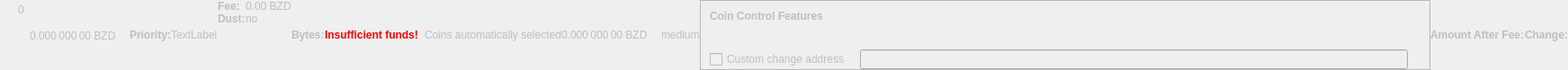
    <widget class="QWidget" name="dummyHideWidget" native="true">
     <property name="enabled">
      <bool>false</bool>
     </property>
     <property name="maximumSize">
      <size>
       <width>100</width>
       <height>22</height>
      </size>
     </property>
     <layout class="QHBoxLayout" name="dummyHideLayout">
      <property name="spacing">
       <number>0</number>
      </property>
      <property name="leftMargin">
       <number>0</number>
      </property>
      <property name="topMargin">
       <number>0</number>
      </property>
      <property name="rightMargin">
       <number>0</number>
      </property>
      <property name="bottomMargin">
       <number>0</number>
      </property>
      <item>
       <layout class="QFormLayout" name="formLayoutCoinControl1">
        <property name="horizontalSpacing">
         <number>10</number>
        </property>
        <property name="verticalSpacing">
         <number>14</number>
        </property>
        <property name="leftMargin">
         <number>10</number>
        </property>
        <property name="topMargin">
         <number>4</number>
        </property>
        <property name="rightMargin">
         <number>6</number>
        </property>
        <item row="0" column="1">
         <widget class="QLabel" name="labelCoinControlBytes">
          <property name="cursor">
           <cursorShape>IBeamCursor</cursorShape>
          </property>
          <property name="contextMenuPolicy">
           <enum>Qt::ActionsContextMenu</enum>
          </property>
          <property name="text">
           <string notr="true">0</string>
          </property>
          <property name="textInteractionFlags">
           <set>Qt::LinksAccessibleByMouse|Qt::TextSelectableByKeyboard|Qt::TextSelectableByMouse</set>
          </property>
         </widget>
        </item>
       </layout>
      </item>
      <item>
       <widget class="QLabel" name="labelCoinControlAfterFee">
        <property name="enabled">
         <bool>false</bool>
        </property>
        <property name="sizePolicy">
         <sizepolicy hsizetype="Fixed" vsizetype="Fixed">
          <horstretch>0</horstretch>
          <verstretch>0</verstretch>
         </sizepolicy>
        </property>
        <property name="minimumSize">
         <size>
          <width>111</width>
          <height>12</height>
         </size>
        </property>
        <property name="maximumSize">
         <size>
          <width>111</width>
          <height>12</height>
         </size>
        </property>
        <property name="cursor">
         <cursorShape>IBeamCursor</cursorShape>
        </property>
        <property name="contextMenuPolicy">
         <enum>Qt::ActionsContextMenu</enum>
        </property>
        <property name="text">
         <string notr="true">0.000 000 00 BZD</string>
        </property>
        <property name="textInteractionFlags">
         <set>Qt::LinksAccessibleByMouse|Qt::TextSelectableByKeyboard|Qt::TextSelectableByMouse</set>
        </property>
       </widget>
      </item>
      <item>
       <widget class="QLabel" name="labelCoinControlPriorityText">
        <property name="enabled">
         <bool>false</bool>
        </property>
        <property name="font">
         <font>
          <weight>75</weight>
          <bold>true</bold>
         </font>
        </property>
        <property name="text">
         <string>Priority:</string>
        </property>
       </widget>
      </item>
      <item>
       <layout class="QHBoxLayout" name="horizontalLayout">
        <item>
         <widget class="QLabel" name="WarningLabel">
          <property name="text">
           <string>TextLabel</string>
          </property>
         </widget>
        </item>
       </layout>
      </item>
      <item>
       <layout class="QFormLayout" name="formLayoutCoinControl3">
        <property name="horizontalSpacing">
         <number>0</number>
        </property>
        <property name="verticalSpacing">
         <number>0</number>
        </property>
        <property name="leftMargin">
         <number>0</number>
        </property>
        <property name="topMargin">
         <number>0</number>
        </property>
        <property name="rightMargin">
         <number>0</number>
        </property>
        <item row="0" column="0">
         <widget class="QLabel" name="labelCoinControlFeeText">
          <property name="enabled">
           <bool>false</bool>
          </property>
          <property name="font">
           <font>
            <weight>75</weight>
            <bold>true</bold>
           </font>
          </property>
          <property name="text">
           <string>Fee:</string>
          </property>
          <property name="margin">
           <number>0</number>
          </property>
         </widget>
        </item>
        <item row="0" column="1">
         <widget class="QLabel" name="labelCoinControlFee">
          <property name="enabled">
           <bool>false</bool>
          </property>
          <property name="cursor">
           <cursorShape>IBeamCursor</cursorShape>
          </property>
          <property name="contextMenuPolicy">
           <enum>Qt::ActionsContextMenu</enum>
          </property>
          <property name="text">
           <string notr="true">0.00 BZD</string>
          </property>
          <property name="textInteractionFlags">
           <set>Qt::LinksAccessibleByMouse|Qt::TextSelectableByKeyboard|Qt::TextSelectableByMouse</set>
          </property>
         </widget>
        </item>
        <item row="1" column="0">
         <widget class="QLabel" name="labelCoinControlLowOutputText">
          <property name="enabled">
           <bool>false</bool>
          </property>
          <property name="font">
           <font>
            <weight>75</weight>
            <bold>true</bold>
           </font>
          </property>
          <property name="text">
           <string>Dust:</string>
          </property>
         </widget>
        </item>
        <item row="1" column="1">
         <widget class="QLabel" name="labelCoinControlLowOutput">
          <property name="enabled">
           <bool>false</bool>
          </property>
          <property name="cursor">
           <cursorShape>IBeamCursor</cursorShape>
          </property>
          <property name="contextMenuPolicy">
           <enum>Qt::ActionsContextMenu</enum>
          </property>
          <property name="text">
           <string>no</string>
          </property>
          <property name="textInteractionFlags">
           <set>Qt::LinksAccessibleByMouse|Qt::TextSelectableByKeyboard|Qt::TextSelectableByMouse</set>
          </property>
         </widget>
        </item>
       </layout>
      </item>
      <item>
       <widget class="QLabel" name="labelCoinControlBytesText">
        <property name="enabled">
         <bool>false</bool>
        </property>
        <property name="font">
         <font>
          <weight>75</weight>
          <bold>true</bold>
         </font>
        </property>
        <property name="text">
         <string>Bytes:</string>
        </property>
       </widget>
      </item>
      <item>
       <layout class="QFormLayout" name="formLayoutCoinControl2">
        <property name="horizontalSpacing">
         <number>0</number>
        </property>
        <property name="verticalSpacing">
         <number>0</number>
        </property>
        <property name="leftMargin">
         <number>0</number>
        </property>
        <property name="topMargin">
         <number>0</number>
        </property>
        <property name="rightMargin">
         <number>0</number>
        </property>
       </layout>
      </item>
      <item>
       <layout class="QHBoxLayout" name="horizontalLayoutCoinControl2">
        <property name="spacing">
         <number>0</number>
        </property>
        <property name="bottomMargin">
         <number>0</number>
        </property>
       </layout>
      </item>
      <item>
       <widget class="QLabel" name="labelCoinControlInsuffFunds">
        <property name="enabled">
         <bool>false</bool>
        </property>
        <property name="minimumSize">
         <size>
          <width>0</width>
          <height>0</height>
         </size>
        </property>
        <property name="font">
         <font>
          <weight>75</weight>
          <bold>true</bold>
         </font>
        </property>
        <property name="styleSheet">
         <string notr="true">color:red;font-weight:bold;</string>
        </property>
        <property name="text">
         <string>Insufficient funds!</string>
        </property>
        <property name="margin">
         <number>5</number>
        </property>
       </widget>
      </item>
      <item>
       <layout class="QFormLayout" name="formLayoutCoinControl4">
        <property name="horizontalSpacing">
         <number>0</number>
        </property>
        <property name="verticalSpacing">
         <number>0</number>
        </property>
        <property name="leftMargin">
         <number>0</number>
        </property>
        <property name="topMargin">
         <number>0</number>
        </property>
        <property name="rightMargin">
         <number>0</number>
        </property>
       </layout>
      </item>
      <item>
       <widget class="QLabel" name="labelCoinControlChangeLabel">
        <property name="enabled">
         <bool>false</bool>
        </property>
        <property name="sizePolicy">
         <sizepolicy hsizetype="Preferred" vsizetype="Expanding">
          <horstretch>0</horstretch>
          <verstretch>0</verstretch>
         </sizepolicy>
        </property>
        <property name="minimumSize">
         <size>
          <width>0</width>
          <height>0</height>
         </size>
        </property>
        <property name="text">
         <string/>
        </property>
        <property name="margin">
         <number>3</number>
        </property>
       </widget>
      </item>
      <item>
       <widget class="QLabel" name="labelCoinControlAutomaticallySelected">
        <property name="enabled">
         <bool>false</bool>
        </property>
        <property name="sizePolicy">
         <sizepolicy hsizetype="Fixed" vsizetype="Fixed">
          <horstretch>0</horstretch>
          <verstretch>0</verstretch>
         </sizepolicy>
        </property>
        <property name="minimumSize">
         <size>
          <width>0</width>
          <height>0</height>
         </size>
        </property>
        <property name="maximumSize">
         <size>
          <width>240</width>
          <height>16777215</height>
         </size>
        </property>
        <property name="text">
         <string>Coins automatically selected</string>
        </property>
        <property name="margin">
         <number>5</number>
        </property>
       </widget>
      </item>
      <item>
       <widget class="QLabel" name="labelCoinControlChange">
        <property name="enabled">
         <bool>false</bool>
        </property>
        <property name="sizePolicy">
         <sizepolicy hsizetype="Fixed" vsizetype="Fixed">
          <horstretch>0</horstretch>
          <verstretch>0</verstretch>
         </sizepolicy>
        </property>
        <property name="minimumSize">
         <size>
          <width>111</width>
          <height>0</height>
         </size>
        </property>
        <property name="maximumSize">
         <size>
          <width>111</width>
          <height>16777215</height>
         </size>
        </property>
        <property name="cursor">
         <cursorShape>IBeamCursor</cursorShape>
        </property>
        <property name="contextMenuPolicy">
         <enum>Qt::ActionsContextMenu</enum>
        </property>
        <property name="text">
         <string notr="true">0.000 000 00 BZD</string>
        </property>
        <property name="textInteractionFlags">
         <set>Qt::LinksAccessibleByMouse|Qt::TextSelectableByKeyboard|Qt::TextSelectableByMouse</set>
        </property>
       </widget>
      </item>
      <item>
       <widget class="QLabel" name="labelCoinControlPriority">
        <property name="enabled">
         <bool>false</bool>
        </property>
        <property name="cursor">
         <cursorShape>IBeamCursor</cursorShape>
        </property>
        <property name="contextMenuPolicy">
         <enum>Qt::ActionsContextMenu</enum>
        </property>
        <property name="text">
         <string>medium</string>
        </property>
        <property name="textInteractionFlags">
         <set>Qt::LinksAccessibleByMouse|Qt::TextSelectableByKeyboard|Qt::TextSelectableByMouse</set>
        </property>
       </widget>
      </item>
      <item>
       <widget class="QFrame" name="frameCoinControl">
        <property name="sizePolicy">
         <sizepolicy hsizetype="Expanding" vsizetype="Expanding">
          <horstretch>0</horstretch>
          <verstretch>0</verstretch>
         </sizepolicy>
        </property>
        <property name="maximumSize">
         <size>
          <width>16777215</width>
          <height>16777215</height>
         </size>
        </property>
        <property name="frameShape">
         <enum>QFrame::StyledPanel</enum>
        </property>
        <property name="frameShadow">
         <enum>QFrame::Sunken</enum>
        </property>
        <layout class="QVBoxLayout" name="verticalLayoutCoinControl2_2">
         <property name="spacing">
          <number>0</number>
         </property>
         <property name="leftMargin">
          <number>0</number>
         </property>
         <property name="topMargin">
          <number>0</number>
         </property>
         <property name="rightMargin">
          <number>0</number>
         </property>
         <property name="bottomMargin">
          <number>0</number>
         </property>
         <item>
          <layout class="QVBoxLayout" name="verticalLayoutCoinControl" stretch="0,0,0,1">
           <property name="spacing">
            <number>0</number>
           </property>
           <property name="leftMargin">
            <number>10</number>
           </property>
           <property name="topMargin">
            <number>10</number>
           </property>
           <item>
            <layout class="QHBoxLayout" name="horizontalLayoutCoinControl1">
             <property name="bottomMargin">
              <number>15</number>
             </property>
             <item>
              <widget class="QLabel" name="labelCoinControlFeatures">
               <property name="enabled">
                <bool>false</bool>
               </property>
               <property name="sizePolicy">
                <sizepolicy hsizetype="Preferred" vsizetype="Maximum">
                 <horstretch>0</horstretch>
                 <verstretch>0</verstretch>
                </sizepolicy>
               </property>
               <property name="font">
                <font>
                 <weight>75</weight>
                 <bold>true</bold>
                </font>
               </property>
               <property name="styleSheet">
                <string notr="true">font-weight:bold;</string>
               </property>
               <property name="text">
                <string>Coin Control Features</string>
               </property>
              </widget>
             </item>
            </layout>
           </item>
           <item>
            <widget class="QWidget" name="widgetCoinControl" native="true">
             <property name="sizePolicy">
              <sizepolicy hsizetype="Preferred" vsizetype="Preferred">
               <horstretch>0</horstretch>
               <verstretch>0</verstretch>
              </sizepolicy>
             </property>
             <property name="minimumSize">
              <size>
               <width>0</width>
               <height>0</height>
              </size>
             </property>
             <property name="styleSheet">
              <string notr="true"/>
             </property>
             <layout class="QHBoxLayout" name="horizontalLayoutCoinControl5_2">
              <property name="leftMargin">
               <number>0</number>
              </property>
              <property name="topMargin">
               <number>0</number>
              </property>
              <property name="rightMargin">
               <number>0</number>
              </property>
              <property name="bottomMargin">
               <number>0</number>
              </property>
              <item>
               <layout class="QHBoxLayout" name="horizontalLayoutCoinControl3">
                <property name="spacing">
                 <number>20</number>
                </property>
                <property name="topMargin">
                 <number>0</number>
                </property>
                <property name="bottomMargin">
                 <number>10</number>
                </property>
               </layout>
              </item>
             </layout>
            </widget>
           </item>
           <item>
            <layout class="QHBoxLayout" name="horizontalLayoutCoinControl4" stretch="0,0,0">
             <property name="spacing">
              <number>12</number>
             </property>
             <property name="sizeConstraint">
              <enum>QLayout::SetDefaultConstraint</enum>
             </property>
             <property name="topMargin">
              <number>5</number>
             </property>
             <property name="rightMargin">
              <number>5</number>
             </property>
             <item>
              <widget class="QCheckBox" name="checkBoxCoinControlChange">
               <property name="enabled">
                <bool>false</bool>
               </property>
               <property name="toolTip">
                <string>If this is activated, but the change address is empty or invalid, change will be sent to a newly generated address.</string>
               </property>
               <property name="text">
                <string>Custom change address</string>
               </property>
              </widget>
             </item>
             <item>
              <widget class="QValidatedLineEdit" name="lineEditCoinControlChange">
               <property name="enabled">
                <bool>false</bool>
               </property>
               <property name="sizePolicy">
                <sizepolicy hsizetype="Expanding" vsizetype="Fixed">
                 <horstretch>0</horstretch>
                 <verstretch>0</verstretch>
                </sizepolicy>
               </property>
              </widget>
             </item>
             <item>
              <widget class="QLabel" name="labelCoinControlChangeLabel_2">
               <property name="sizePolicy">
                <sizepolicy hsizetype="Preferred" vsizetype="Expanding">
                 <horstretch>0</horstretch>
                 <verstretch>0</verstretch>
                </sizepolicy>
               </property>
               <property name="minimumSize">
                <size>
                 <width>0</width>
                 <height>0</height>
                </size>
               </property>
               <property name="text">
                <string/>
               </property>
               <property name="margin">
                <number>3</number>
               </property>
              </widget>
             </item>
            </layout>
           </item>
           <item>
            <spacer name="verticalSpacerCoinControl">
             <property name="orientation">
              <enum>Qt::Vertical</enum>
             </property>
             <property name="sizeHint" stdset="0">
              <size>
               <width>800</width>
               <height>1</height>
              </size>
             </property>
            </spacer>
           </item>
          </layout>
         </item>
        </layout>
       </widget>
      </item>
      <item>
       <widget class="QLabel" name="labelCoinControlAfterFeeText">
        <property name="enabled">
         <bool>false</bool>
        </property>
        <property name="minimumSize">
         <size>
          <width>0</width>
          <height>0</height>
         </size>
        </property>
        <property name="maximumSize">
         <size>
          <width>16777215</width>
          <height>16777215</height>
         </size>
        </property>
        <property name="font">
         <font>
          <weight>75</weight>
          <bold>true</bold>
         </font>
        </property>
        <property name="text">
         <string>Amount After Fee:</string>
        </property>
        <property name="alignment">
         <set>Qt::AlignLeading|Qt::AlignLeft|Qt::AlignVCenter</set>
        </property>
        <property name="margin">
         <number>0</number>
        </property>
       </widget>
      </item>
      <item>
       <widget class="QLabel" name="labelCoinControlChangeText">
        <property name="enabled">
         <bool>false</bool>
        </property>
        <property name="sizePolicy">
         <sizepolicy hsizetype="Preferred" vsizetype="Preferred">
          <horstretch>0</horstretch>
          <verstretch>0</verstretch>
         </sizepolicy>
        </property>
        <property name="minimumSize">
         <size>
          <width>0</width>
          <height>0</height>
         </size>
        </property>
        <property name="maximumSize">
         <size>
          <width>16777215</width>
          <height>16777215</height>
         </size>
        </property>
        <property name="font">
         <font>
          <weight>75</weight>
          <bold>true</bold>
         </font>
        </property>
        <property name="text">
         <string>Change:</string>
        </property>
        <property name="alignment">
         <set>Qt::AlignLeading|Qt::AlignLeft|Qt::AlignVCenter</set>
        </property>
       </widget>
      </item>
     </layout>
    </widget>
